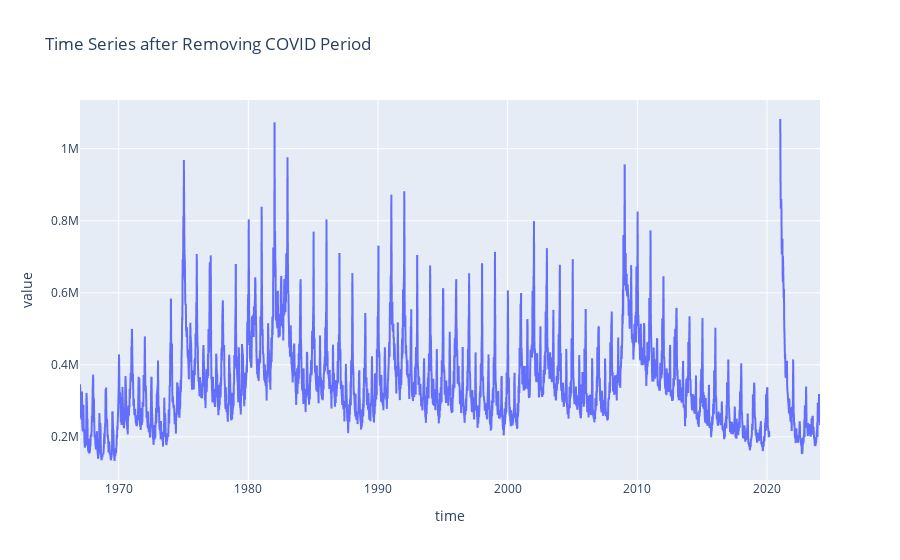

This figure's notebook cell:
### Markdown cell above
# Assignment2: Forecasting values after handling extreme values

### Code cell
import pandas as pd
import numpy as np


# COVID period start and end dates
covid_start = pd.to_datetime('2020-03-14')
covid_end = pd.to_datetime('2021-01-02')

# Setting values to NaN for the COVID period
df.loc[(df['time'] >= covid_start) & (df['time'] <= covid_end), 'value'] = np.nan

#plotting the DataFrame to visualize the time series with the COVID period removed
fig = px.line(df, x='time', y='value', title='Time Series after Removing COVID Period')
fig.show()

### Figure 1 — Plotly figure (JSON) as saved in the notebook; plotly's stock layout.template omitted (floating-point values rounded to 4 significant figures; data arrays with more than 128 entries replaced by an {"elided": "..."} marker saying what was removed)
{"data": [{"hovertemplate": "time=%{x}<br>value=%{y}<extra></extra>", "legendgroup": "", "line": {"color": "#636efa", "dash": "solid"}, "marker": {"symbol": "circle"}, "mode": "lines", "name": "", "showlegend": false, "type": "scattergl", "x": {"elided": "2979 str values"}, "xaxis": "x", "y": {"elided": "2979 int values"}, "yaxis": "y"}], "layout": {"legend": {"tracegroupgap": 0}, "title": {"text": "Time Series after Removing COVID Period"}, "xaxis": {"anchor": "y", "domain": [0, 1], "title": {"text": "time"}}, "yaxis": {"anchor": "x", "domain": [0, 1], "title": {"text": "value"}}}}
